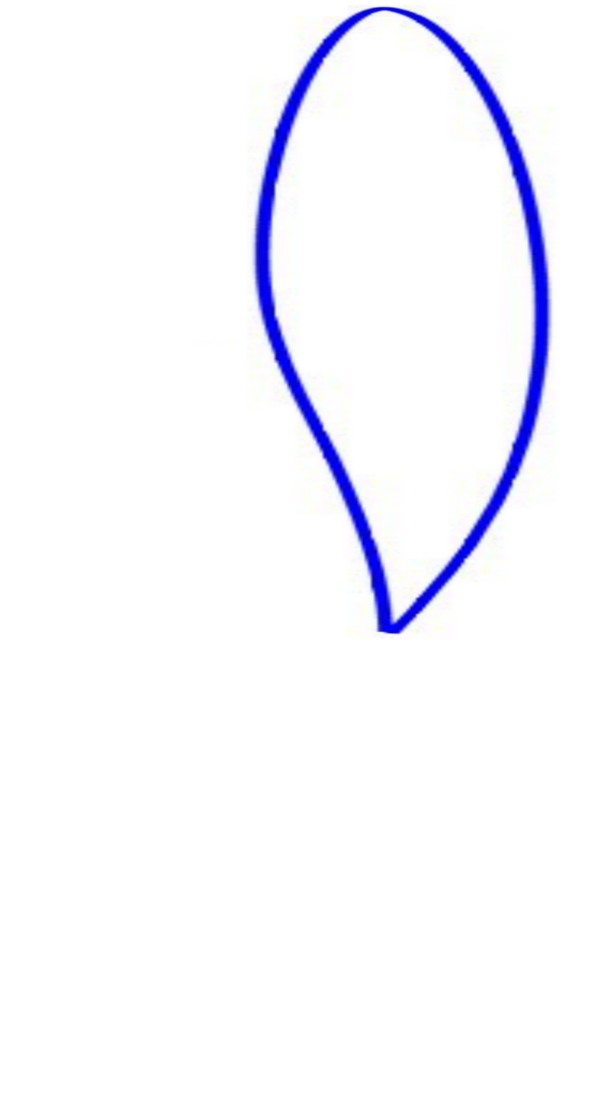
#> input picture braco/final/aero.png, 1206 x 2240 px (shown at 1/2 size)
$ python pos_contors.py
#> lines starting #> are read from the running program, lines starting #| are printed output that depends on the picture; after the words box and inside, x2 and y2 are one past the last pixel; in counts of white or black regions, pixels touching at a corner belong together
import cv2
import numpy as np
from math import pi, cos, sin, tan, asin, acos, atan, sqrt, floor, ceil

from matplotlib import pyplot as plt

img = cv2.imread("aero.png", cv2.IMREAD_GRAYSCALE)
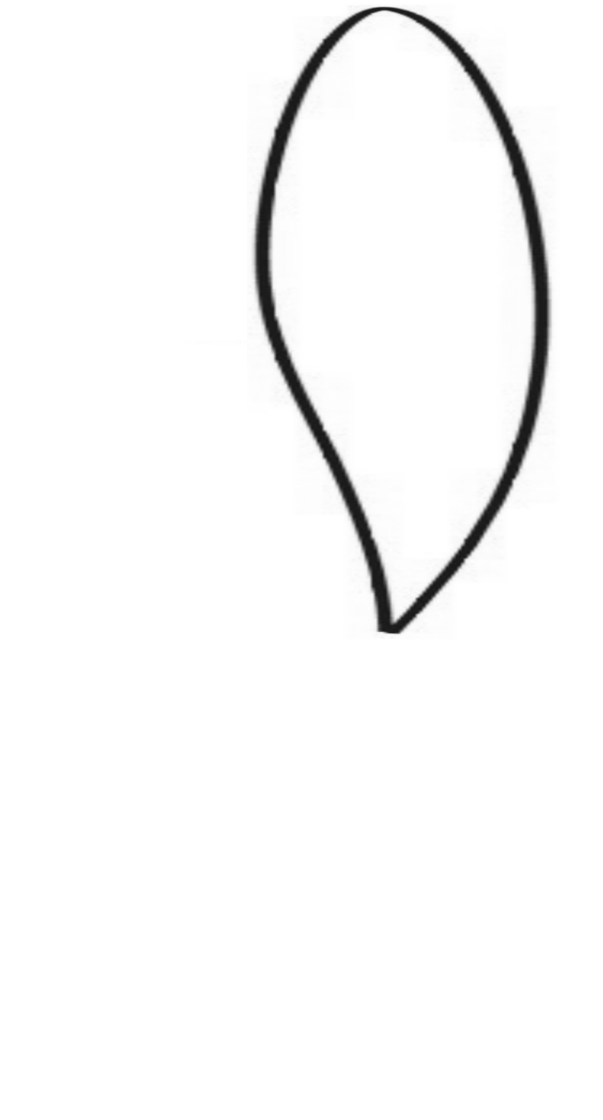
#> img: shape (2240, 1206) (shown at 1/2 size); min 22, max 255, mean 248.5

rows, cols = img.shape
#> rows = 2240; cols = 1206

th, thresh = cv2.threshold(img, 100, 255, cv2.THRESH_BINARY)
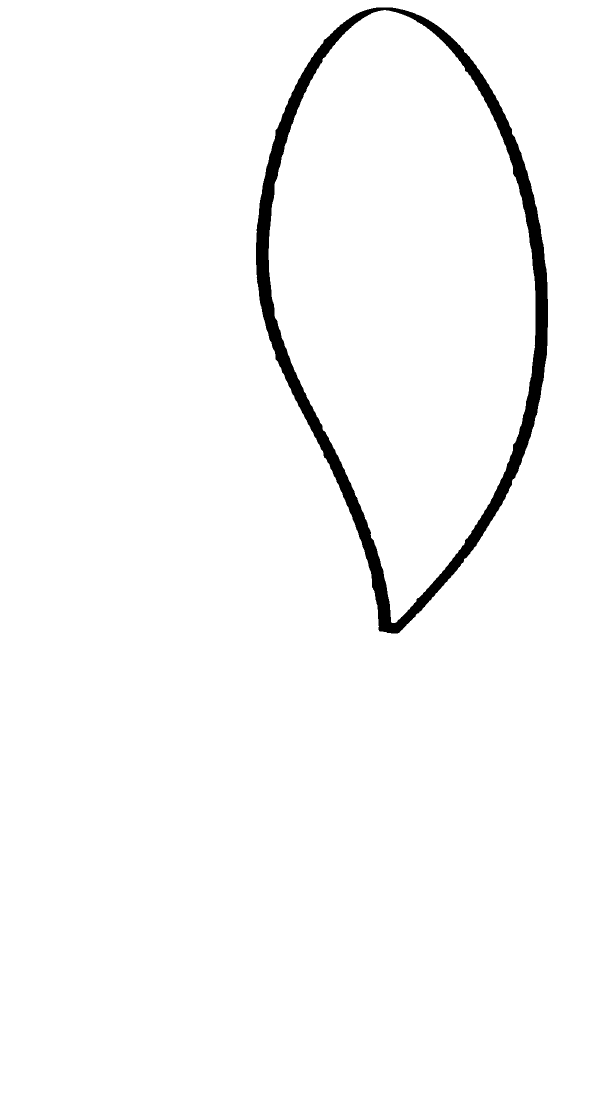
#> thresh: shape (2240, 1206) (shown at 1/2 size); 97.6% white; 1 black region, box (x1, y1, x2, y2) and area: (512, 15, 1096, 1267) 64303

thresh = cv2.bitwise_not(thresh)
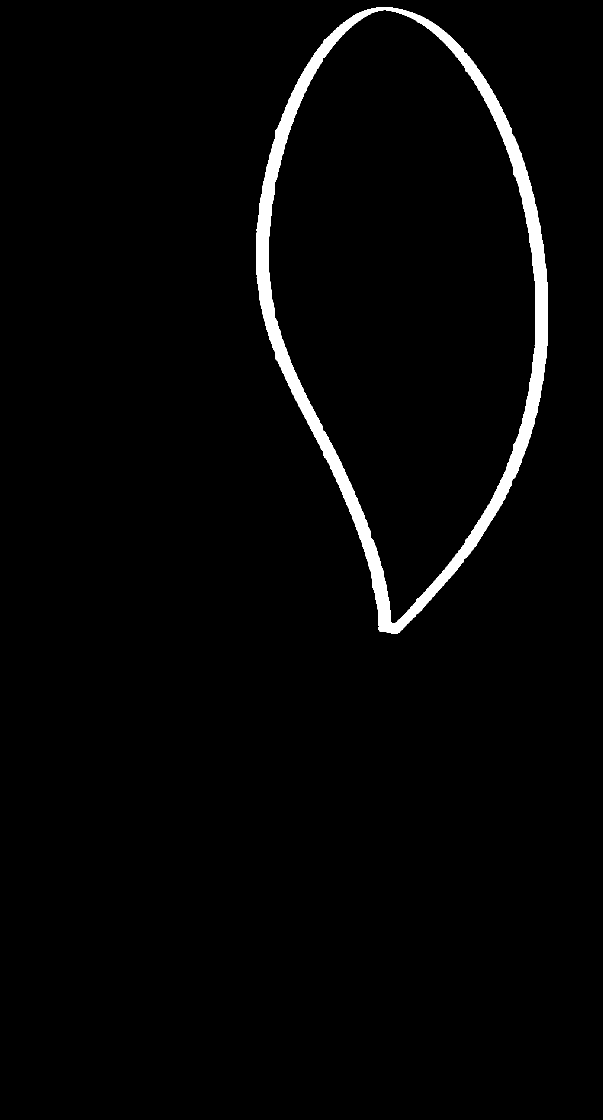
#> thresh: shape (2240, 1206) (shown at 1/2 size); 2.4% white; 1 white region

contours, hierarchy = cv2.findContours(thresh, cv2.RETR_TREE, cv2.CHAIN_APPROX_SIMPLE)
#> contours = 2 contours; box (x1, y1, x2, y2) and area: (512, 15, 1096, 1267) 501800, (536, 19, 1072, 1247) 440146

zeros_img = []

arq = open('angs.txt', 'w')
arq_int = open('angs_int.txt', 'w')

s1_old, s2_old = 0, 0

def to_degree(ang):
	return ang*180.0/pi

def deflexoes(i, j):
	global s1_old, s2_old
	x = j+100
	y = rows/2 - i if rows/2 - i != 0 else 1
	r = sqrt(x*x + y*y)
	if(r1+r2 > r):
		s1 = 90 - to_degree(acos((r*r + r1*r1 - r2*r2)/(2*r*r1)) - np.arctan2(y, x))
		s2 = to_degree(pi - acos((r1*r1 + r2*r2 - r*r)/(2*r1*r2)))

		s1, s2 = round(s1), round(s2)

		if((s1 != s1_old) or (s2 != s2_old)):
			arq_int.write(str(s1) + ' ' + str(s2) + '\n')
			s1_old, s2_old = s1, s2

def proximo_bit(i, j, img):
	indice = [ (1, 0),  (1, 1),  (0, 1), (-1, 1), (-1, 0), (-1, -1), (0, -1), (1, -1),\
			   (2, 0),  (2, 1),  (2, 2),  (1, 2),  (0, 2),  (-1, 2), (-2, 2), (-2, 1), \
			  (-2, 0), (-2, -1), (-2, -2), (-1, -2), (0, -2), (1 -2), (2, -2), (2, -1)]
	try:
		for xy in indice:
			if img[i+xy[0]][j+xy[1]]:
				return i+xy[0], j+xy[1]
		return 0
	except:
		return 0

for _ in contours:
	zeros_img.append(np.zeros([rows, cols]))
#> this loop made 2 passes
#> after the loop, zeros_img = 2 items

for n in range(len(contours)):
	cv2.drawContours(zeros_img[n], contours, n, 255, 1)

	r1 = 500
	r2 = 1000

	i = 0
	j = 0
	while j < cols:
		while (zeros_img[n][i][j] < 1):
			i+=1
			if i == rows:
				break
		if i < rows:
			zeros_img[n][i][j] = 0
			deflexoes(i, j)
			break
		i = 0
		j += 1

	while True:
		try:
			i, j = proximo_bit(i, j, zeros_img[n])
			zeros_img[n][i][j] = 0
			deflexoes(i, j)
		except:
			break
#> this loop made 2 passes
#> (r1, r2) on pass 1: (500, 1000)
